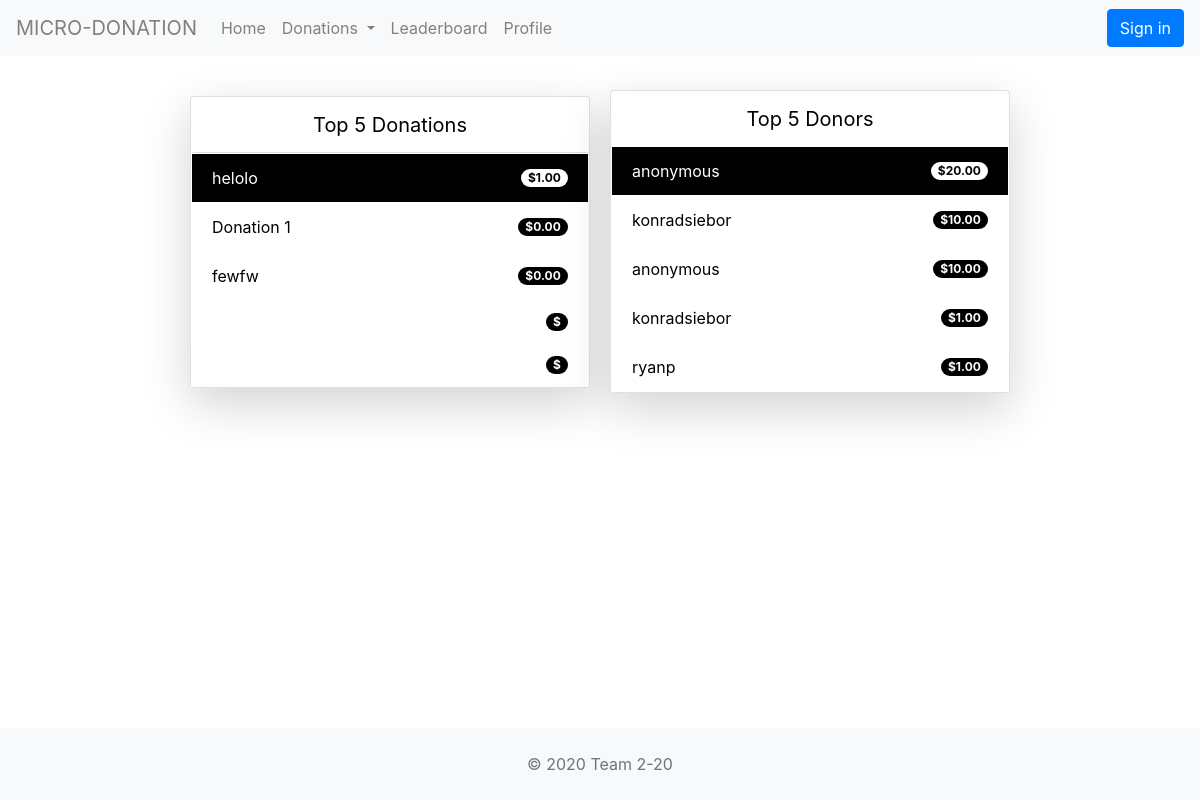
Screenshot of /donation/leaderboard with the database file from the repository.
### donation/models.py (models this page shows, shortened)
class Donation(models.Model):
    title = models.CharField(max_length=100)
    title_processed = models.CharField(max_length=100, default="default_title")
    class CategoryChoices(models.TextChoices):
        social_justice = 'Social Justice'
        environment = 'Environment'
    category = models.CharField(max_length=50, choices=CategoryChoices.choices)
    description = models.CharField(max_length=1000,
                                   default="Enter donation description")
    organization = models.CharField(max_length=100)
    creator = models.CharField(max_length=50, default="John")
    city = models.CharField(max_length=50)
    state = models.CharField(max_length=2)
    start_date = models.DateTimeField('date donations started',
                                      default=datetime.datetime.now())
    length_days = models.IntegerField(default=1)
    goal = models.DecimalField(max_digits=10, decimal_places=2, default=100)
    current_amount = models.DecimalField(max_digits=10,
                                         decimal_places=2,
                                         default=0)
    percentage_met = models.IntegerField(default=0)
    image = models.ImageField(default='/donation/images/default.png')
    def __init__(self, *args, **kwargs):
        super(Donation, self).__init__(*args, **kwargs)
        self.title_processed = self.title.replace(" ", "").lower()
        self.percentage_met = int((self.current_amount / self.goal) * 100)
    def was_published_recently(self):
        now = timezone.now()
        return now - datetime.timedelta(
            days=self.donation_length_days) <= self.start_date <= now
    was_published_recently.admin_order_field = 'pub_date'
    was_published_recently.boolean = True
    was_published_recently.short_description = 'Published recently?'

class IndividualDonation(models.Model):
    def __init__(self, *args, **kwargs):
        super(IndividualDonation, self).__init__(*args, **kwargs)
        if self.user == "":
            self.user = "anonymous"
    user = models.CharField(max_length=50, default="John")
    amount = models.DecimalField(max_digits=10, decimal_places=2, default=0)
    title = models.CharField(max_length=100, default="placeholder")

### donation/views.py (the view)
# urls.py: path('leaderboard', views.LeaderboardView.as_view(), name='leaderboard_display'),
class LeaderboardView(ListView):
    model = Donation
    context_object_name = 'top_5_donations'
    template_name = 'donation/leaderboard.html'
    def get_context_data(self, **kwargs):
        context = super(LeaderboardView, self).get_context_data(**kwargs)
        context.update({
            'individual_donations':
            IndividualDonation.objects.order_by('-amount')[:5]
        })
        return context
    def get_queryset(self):
        return Donation.objects.filter(
            start_date__lte=timezone.now()).order_by('-current_amount')[:5]

### donation/templates/donation/leaderboard.html (shortened to what this page needs)
{% extends "donation/main.html" %}
{% load static %} {% load bootstrap4 %} {% bootstrap_css %} {% bootstrap_javascript jquery='full' %}
{% block content %}
<br><center>
<div class="row justify-content-md-center align-items-center" style="margin-top: 10px">
<div class="card shadow-lg" style="width: 25rem; margin-right: 10">
    <p class="card-title" style="font-size: 20; padding-top: 13; color: black">Top 5 Donations</p>
    {% if top_5_donations %}
        <ol class="list-group">
            <li class="list-group-item d-flex justify-content-between align-items-center list-group-item-action" style="border-radius: 0; border-color: white; background-color: black">
                <a href="{% url 'donation:donation_detail' top_5_donations.0.id %}" style="color: white">{{ top_5_donations.0.title }}</a>
                <span class="badge badge-success badge-pill" style="color: black; background-color: white">${{ top_5_donations.0.current_amount }}</span>
            </li>
            <li class="list-group-item d-flex justify-content-between align-items-center list-group-item-action" style="border-radius: 0; border-color: white">
                <a href="{% url 'donation:donation_detail' top_5_donations.0.id %}" style="color: black">{{ top_5_donations.1.title }}</a>
                <span class="badge badge-success badge-pill" style="color: white; background-color: black">${{ top_5_donations.1.current_amount }}</span>
            </li>
            <li class="list-group-item d-flex justify-content-between align-items-center list-group-item-action" style="border-radius: 0; border-color: white">
                <a href="{% url 'donation:donation_detail' top_5_donations.0.id %}" style="color: black">{{ top_5_donations.2.title }}</a>
                <span class="badge badge-success badge-pill" style="color: white; background-color: black">${{ top_5_donations.2.current_amount }}</span>
            </li>
            <li class="list-group-item d-flex justify-content-between align-items-center list-group-item-action" style="border-radius: 0; border-color: white">
                <span class="badge badge-success badge-pill" style="color: white; background-color: black">${{ top_5_donations.3.current_amount }}</span>
            </li>
            <li class="list-group-item d-flex justify-content-between align-items-center list-group-item-action" style="border-radius: 0; border-color: white">
                <span class="badge badge-success badge-pill" style="color: white; background-color: black">${{ top_5_donations.4.current_amount }}</span>
            </li>
        </ol>
    {% else %}
        <p>No donations are available.</p>
    {% endif %}
</div>
<div class="card shadow-lg" style="width: 25rem; margin-left: 10">
    <p class="card-title" style="font-size: 20; padding-top: 13; color: black">Top 5 Donors</p>
    {% if individual_donations %}
        <li class="list-group-item d-flex justify-content-between align-items-center list-group-item-action" style="border-radius: 0; border-color: white; background-color: black">
                <a style="color: white">{{ individual_donations.0.user }}</a>
                <span class="badge badge-success badge-pill" style="color: black; background-color: white">${{ individual_donations.0.amount }}</span>
            </li>
            <li class="list-group-item d-flex justify-content-between align-items-center list-group-item-action" style="border-radius: 0; border-color: white">
                <a style="color: black">{{ individual_donations.1.user }}</a>
                <span class="badge badge-success badge-pill" style="color: white; background-color: black">${{ individual_donations.1.amount }}</span>
            </li>
            <li class="list-group-item d-flex justify-content-between align-items-center list-group-item-action" style="border-radius: 0; border-color: white">
                <a style="color: black">{{ individual_donations.2.user }}</a>
                <span class="badge badge-success badge-pill" style="color: white; background-color: black">${{ individual_donations.2.amount }}</span>
            </li>
            <li class="list-group-item d-flex justify-content-between align-items-center list-group-item-action" style="border-radius: 0; border-color: white">
                <a style="color: black">{{ individual_donations.3.user }}</a>
                <span class="badge badge-success badge-pill" style="color: white; background-color: black">${{ individual_donations.3.amount }}</span>
            </li>
            <li class="list-group-item d-flex justify-content-between align-items-center list-group-item-action" style="border-radius: 0; border-color: white">
                <a style="color: black">{{ individual_donations.4.user }}</a>
                <span class="badge badge-success badge-pill" style="color: white; background-color: black">${{ individual_donations.4.amount }}</span>
            </li>
    {% else %}
        <p>No donations have been made.</p>
    {% endif %}
</div>
</center><br>
{% endblock %}

### donation/templates/donation/leaderboard.html (style rules this page uses)
.list-group-item { display: list-item; }

### rows the page displays
Donation: title "helolo", current_amount "1.00"
Donation: title "Donation 1", current_amount "0.00"
Donation: title "fewfw", current_amount "0.00"
IndividualDonation: user "anonymous", amount "20.00"
IndividualDonation: user "konradsiebor", amount "10.00"
IndividualDonation: user "anonymous", amount "10.00"
IndividualDonation: user "konradsiebor", amount "1.00"
IndividualDonation: user "ryanp", amount "1.00"
